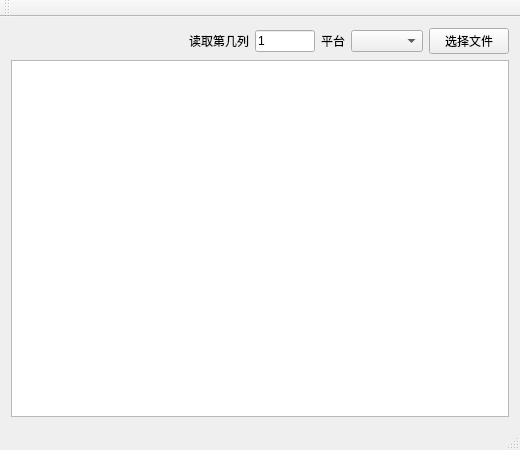
<?xml version="1.0" encoding="UTF-8"?>
<ui version="4.0">
 <class>MainWindow</class>
 <widget class="QMainWindow" name="MainWindow">
  <property name="geometry">
   <rect>
    <x>0</x>
    <y>0</y>
    <width>520</width>
    <height>450</height>
   </rect>
  </property>
  <property name="windowTitle">
   <string>MainWindow</string>
  </property>
  <widget class="QWidget" name="centralWidget">
   <layout class="QVBoxLayout" name="verticalLayout">
    <item>
     <layout class="QHBoxLayout" name="horizontalLayout">
      <item>
       <spacer name="horizontalSpacer">
        <property name="orientation">
         <enum>Qt::Horizontal</enum>
        </property>
        <property name="sizeHint" stdset="0">
         <size>
          <width>40</width>
          <height>20</height>
         </size>
        </property>
       </spacer>
      </item>
      <item>
       <widget class="QLabel" name="label">
        <property name="text">
         <string>读取第几列</string>
        </property>
       </widget>
      </item>
      <item>
       <widget class="QLineEdit" name="lowEdt">
        <property name="maximumSize">
         <size>
          <width>60</width>
          <height>16777215</height>
         </size>
        </property>
        <property name="text">
         <string>1</string>
        </property>
       </widget>
      </item>
      <item>
       <widget class="QLabel" name="label_2">
        <property name="text">
         <string>平台</string>
        </property>
       </widget>
      </item>
      <item>
       <widget class="QComboBox" name="platformCmb"/>
      </item>
      <item>
       <widget class="QPushButton" name="fileBtn">
        <property name="text">
         <string>选择文件</string>
        </property>
       </widget>
      </item>
     </layout>
    </item>
    <item>
     <widget class="QTextBrowser" name="textBrowser"/>
    </item>
   </layout>
  </widget>
  <widget class="QMenuBar" name="menuBar">
   <property name="geometry">
    <rect>
     <x>0</x>
     <y>0</y>
     <width>520</width>
     <height>23</height>
    </rect>
   </property>
  </widget>
  <widget class="QToolBar" name="mainToolBar">
   <attribute name="toolBarArea">
    <enum>TopToolBarArea</enum>
   </attribute>
   <attribute name="toolBarBreak">
    <bool>false</bool>
   </attribute>
  </widget>
  <widget class="QStatusBar" name="statusBar"/>
 </widget>
 <layoutdefault spacing="6" margin="11"/>
 <resources/>
 <connections/>
</ui>
